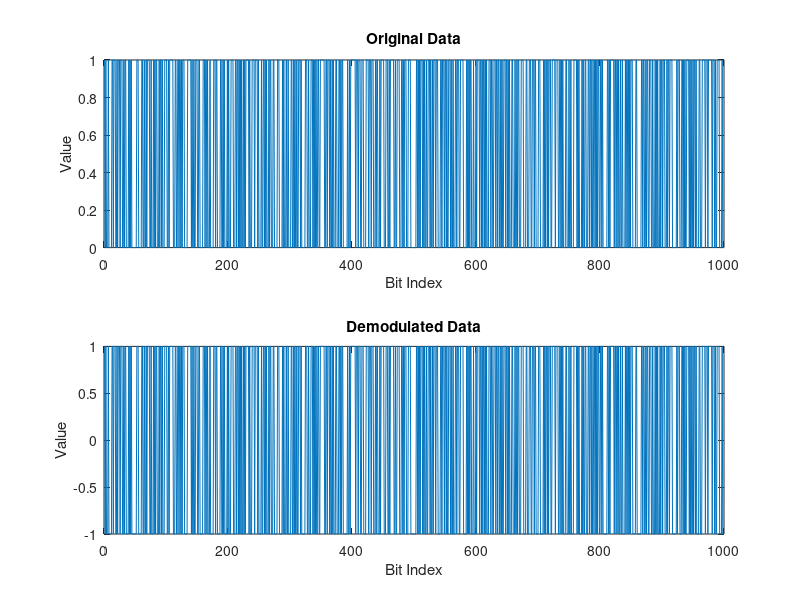

Here is the MATLAB script that generated this plot:
%% Parameters 
numBits = 1000; 
chipSequenceLength = 31; 
Eb_No_dB = 10; 
data = randi([0,1], 1, numBits); 
chipSequence = randi([0,1], 1, chipSequenceLength); 
modulatedData = 2 * data - 1; 
spreadData = kron(modulatedData, chipSequence); 
Eb_No_linear = 10^(Eb_No_dB/10); 
noiseVar = 1 / (2 * Eb_No_linear); 
noise = sqrt(noiseVar) * randn(1, length(spreadData)); 
receivedSignal = spreadData + noise; 
correlatedSignal = conv(receivedSignal, fliplr(chipSequence)); 
output = correlatedSignal(chipSequenceLength:chipSequenceLength:end); 
demodulatedData = sign(output); 
figure; 
subplot(2,1,1); 
plot(data); 
title('Original Data'); 
xlabel('Bit Index'); 
ylabel('Value'); 
subplot(2,1,2); 
plot(demodulatedData); 
title('Demodulated Data'); 
xlabel('Bit Index'); 
 ylabel('Value')